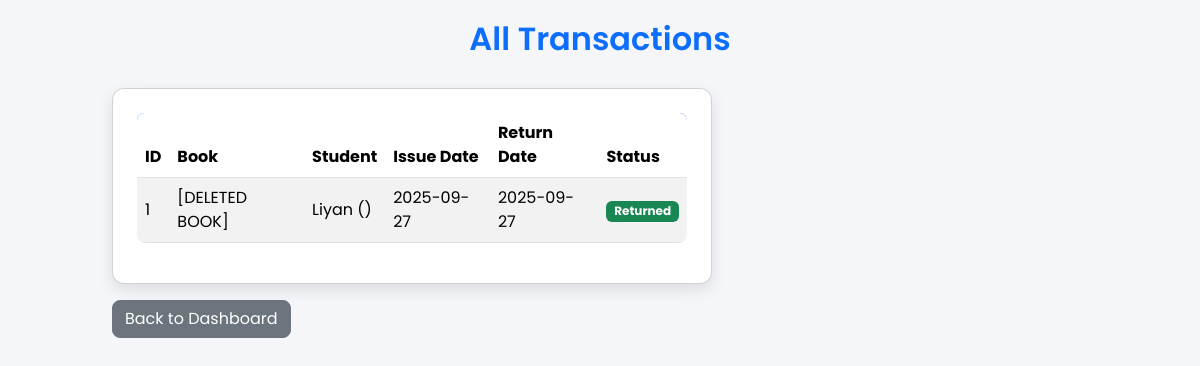
/transaction_history, run on an earlier commit of the app's database.
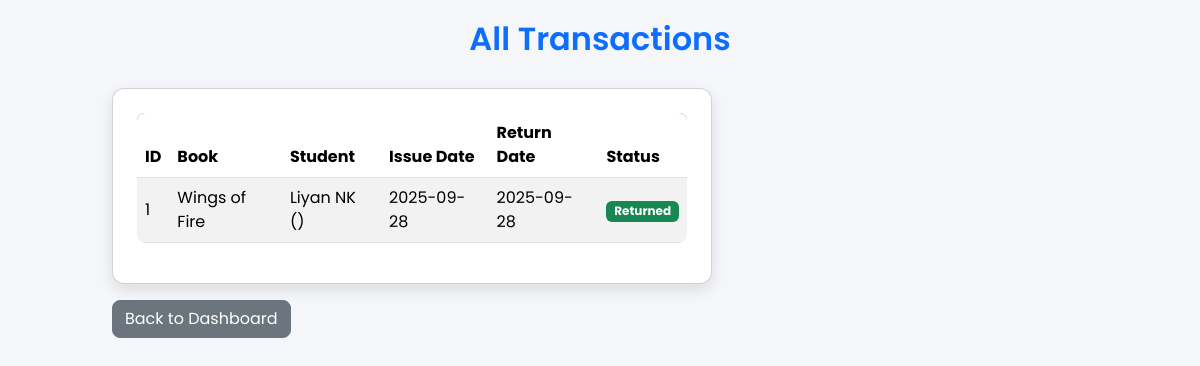
And on a later commit of the database.
### tables this page shows
CREATE TABLE transactions (
                            id INTEGER PRIMARY KEY AUTOINCREMENT,
                            book_id INTEGER, 
                            student_id INTEGER, 
                            issue_date TEXT NOT NULL,
                            return_date TEXT,
                            FOREIGN KEY(book_id) REFERENCES books(id) ON DELETE SET NULL,
                            FOREIGN KEY(student_id) REFERENCES students(id) ON DELETE SET NULL
                        );

### app.py (the view)
@app.route("/transaction_history")
def transaction_history():
    with get_connection() as conn:
        transactions = conn.execute("""SELECT t.id,
                                     COALESCE(b.name, '[DELETED BOOK]') AS book_name,
                                     COALESCE(s.name, '[DELETED STUDENT]') AS student_name,
                                     COALESCE(s.batch, '-') AS batch,
                                     t.issue_date,
                                     t.return_date
                                     FROM transactions t
                                     LEFT JOIN books b ON t.book_id = b.id
                                     LEFT JOIN students s ON t.student_id = s.id
                                     ORDER BY t.id DESC""").fetchall()
    return render_template("transaction_history.html", transactions=transactions)

### app.py (called while the page is built)
def get_connection():
    return SQLiteContext(DB_NAME)

    def __enter__(self):
        self.conn = sqlite3.connect(self.db_name)
        self.conn.row_factory = sqlite3.Row
        self.conn.execute('PRAGMA foreign_keys = ON;')
        return self.conn

    def __exit__(self, exc_type, exc_val, exc_tb):
        if exc_type is None and self.conn:
            self.conn.commit()
        if self.conn:
            self.conn.close()
        return False

### templates/transaction_history.html (shortened to what this page needs)
<!DOCTYPE html>
<html lang="en">
<head>
    <link href="https://cdn.jsdelivr.net/npm/bootstrap@5.3.2/dist/css/bootstrap.min.css" rel="stylesheet">
    <link rel="stylesheet" href="https://cdn.jsdelivr.net/npm/bootstrap-icons@1.10.5/font/bootstrap-icons.css">
    <link rel="stylesheet" href="/static/style.css">
</head>
<body>
<div class="container container-narrow">
    <h2 class="text-center">All Transactions</h2>
    {% if transactions %}
    <div class="card p-4 form-card">
        <div class="table-responsive">
            <table class="table table-striped table-hover align-middle">
                <thead>
                    <tr>
                        <th>ID</th>
                        <th>Book</th>
                        <th>Student</th>
                        <th>Issue Date</th>
                        <th>Return Date</th>
                        <th>Status</th>
                    </tr>
                </thead>
                <tbody>
                {% for t in transactions %}
                    <tr>
                        <td>{{ t.id }}</td>
                        <td>{{ t.book_name }}</td>
                        <td>{{ t.student_name }} ({{ t.admission_no }})</td>
                        <td>{{ t.issue_date }}</td>
                        <td>{{ t.return_date or '-' }}</td>
                        <td>
                            {% if t.return_date %}
                                <span class="badge text-bg-success">Returned</span>
                            {% else %}
                                <span class="badge text-bg-warning">Active Issue</span>
                            {% endif %}
                        </td>
                    </tr>
                {% endfor %}
                </tbody>
            </table>
        </div>
    </div>
    {% else %}
    <div class="alert alert-info text-center mt-4">
        <i class="bi bi-info-circle-fill me-2"></i> No transactions have been recorded yet.
    </div>
    {% endif %}
    <a href="/" class="btn btn-secondary mt-3">Back to Dashboard</a>
</div>
</body>
</html>

What changed in the data, as far as the page shows it:
changed transactions id 1: book_name "[DELETED BOOK]" → "Wings of Fire"; student_name "Liyan" → "Liyan NK"; issue_date "2025-09-27" → "2025-09-28"; return_date "2025-09-27" → "2025-09-28"
